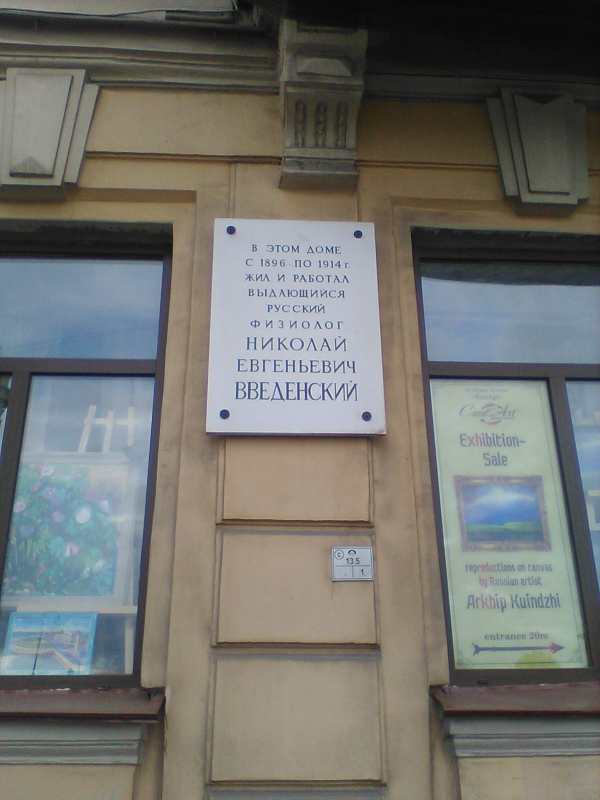
#> input picture IMG_0034.jpg, 1200 x 1600 px (shown at 1/2 size)
$ python test_butter2d.py --file IMG_0034.jpg
#> lines starting #> are read from the running program, lines starting #| are printed output that depends on the picture; long printed decimals are rounded
### mymisc.py
# -*- coding: utf-8 -*-
import numpy as np
def incr_oct(base,octave):
    return base * 2 ** octave

def incr_db(base,db):
    return 10.0 ** ((db + 10.0 * np.log10(base)) / 10.0)

def incr_dba(base,db):
    return 10.0 ** ((db/2.0 + 10.0 * np.log10(base)) / 10.0)

# [4 lines left out: function GammaDecode, not called in this run]
    #0.0007323698622117*L**2.254185023155
    #0.0005299629730179*L**2.311751903776+1.694070905867

def GammaEncode(L):
    #Для нового Acer:
    return (L/225.0)**(1.0/2.196599805096)*255.0
    # [5 lines of commented-out code are left out]

### test_butter2d.py
#!/usr/bin/python3
from filters import butter2d_bp,imfft,imifft
from skimage import io, data
from matplotlib import pyplot as plt
import numpy as np
import argparse, os#, sys
from skimage.transform import resize
from mymisc import incr_oct,GammaDecode,GammaEncode
from myplot import Plot3dSurf
from numpy.fft import fft2, fftshift,ifft2,ifftshift
#print(io.find_available_plugins())

def display_im(im):
    plt.figure()
    io.imshow(np.log(np.abs(imfft(im))))
    io.show()

def apply_butter2d_bp(img,low,high):
    filt=butter2d_bp(size=(img.shape[0],img.shape[1]),cutin=low,cutoff=high,n=10)
    #Сохранение постоянной составляющей
    filt[img.shape[0]//2,img.shape[1]//2]=1.

    #Plot3dSurf(filt)
    #display_im(filt)

    if len(img.shape)==3:
        conv_count=img.shape[2]
    else:
        conv_count=1
        img=np.expand_dims(img, axis=-1)
        #print(img.shape)
    res=np.zeros(img.shape)
    print('filt',np.min(filt),np.max(filt),np.sum(filt))
    for cnt in range(conv_count):
        avebr=np.mean(img[:,:,cnt])
        tmpplane=img[:,:,cnt]
        print('before',np.min(tmpplane),np.max(tmpplane),np.mean(tmpplane))
        res[:,:,cnt]=imifft(filt*imfft(tmpplane))
        #display_im(tmpplane)
        print('after',np.min(res[:,:,cnt]),np.max(res[:,:,cnt]),np.mean(res[:,:,cnt]))
    if conv_count==1:
        res=res[:,:,0]

    #print('all after',np.min(res),np.max(res),np.mean(res))
    return res#.astype(np.uint8)

#Инициализация##############################################################
dest_size=(256,256)
pict_size=256
freqs=pict_size//2
current_peak_freq=freqs
bands1st={} #настройки фильтров первого этапа в ц/изобр
spectr1st={} #настройки фильтров первого этапа в долях спектра, 0.5 максимум
ratio=8
while True :
    current_peak_freq=incr_oct(current_peak_freq,-1)
    #print(current_peak_freq)
    bands1st[current_peak_freq]=[incr_oct(current_peak_freq,-1),incr_oct(current_peak_freq,1)]
    spectr1st[current_peak_freq/freqs*0.5]=[bands1st[current_peak_freq][0]/freqs*0.5,
        bands1st[current_peak_freq][1]/freqs*0.5]
    if current_peak_freq==16: break
# [5 lines of commented-out code are left out]

parser = argparse.ArgumentParser(description='process one image')
parser.add_argument('--file', required=True, type=str, help='name of image file')
parser.add_argument('--dir', type=str, default='./', help='path to image dir')

imname=os.path.join(parser.parse_args().dir,parser.parse_args().file)
print(imname)

#Цветное изображение при открытии кодируется в uint8 (по крайней мере jpeg),
#а серое во float от 0 до 1
#image=io.imread(imname,as_gray=True)
#image=GammaDecode(io.imread(imname))
image=io.imread(imname)
#> image is the input picture: shape (1600, 1200, 3); mean R, G, B 113.8, 113.8, 109.2
print('image',image.shape)
#| image (1600, 1200, 3)
image=image.astype(np.float32)
image=resize(image,dest_size,anti_aliasing=True)
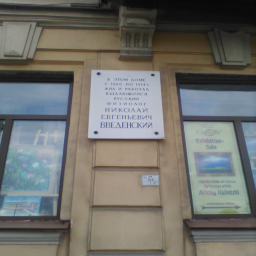
#> image: shape (256, 256, 3) float32; mean R, G, B 113.8, 113.8, 109.2
if np.max(image)<=1.: image*=255.
print(image.dtype,np.max(image))
#| float32 213.368
#exit(0)

for key in spectr1st.keys():
#> (the run stopped early here; a loop or call above may not have finished)
